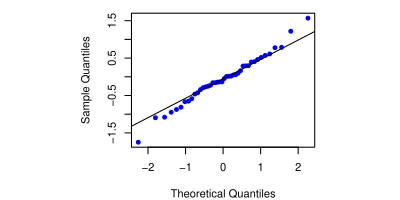

The script that drew this image:
###################################################
### code chunk number 16: Cs_13_plot-dlmQQ
###################################################
# use layout to get nicer plots
layout(matrix(c(0, 1, 1, 1, 0), 1, 5, byrow = TRUE))
# set up L plotting space
par(mar = c(4, 4, 1, 0), oma = c(0, 0, 0, 0.5))
# Q-Q plot of innovations
qqnorm(t(innov), main = "", pch = 16, col = "blue")
qqline(t(innov))
# set up R plotting space
# par(mar=c(4,0,1,1)) #, oma=c(0,0,0,0.5))
# boxplot of innovations
# boxplot(t(innov), axes=FALSE)
